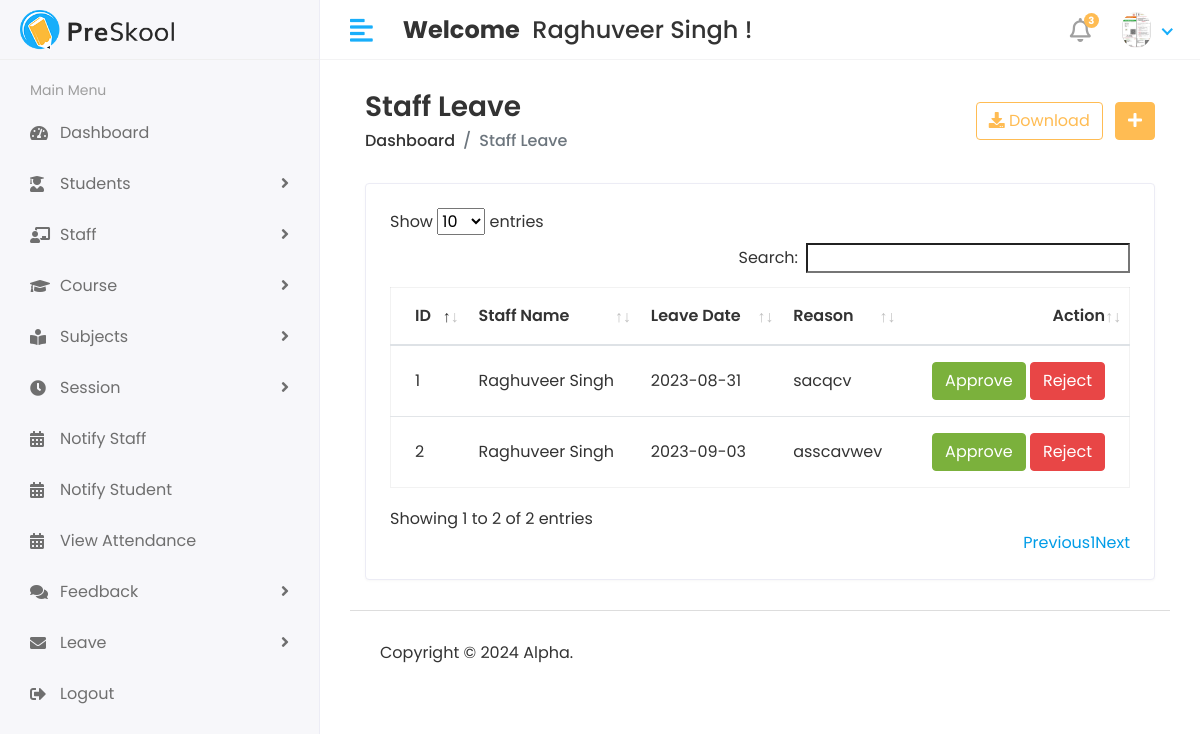
The page /Hod/Staff/Leave_view (signed in) on the database as committed earlier.
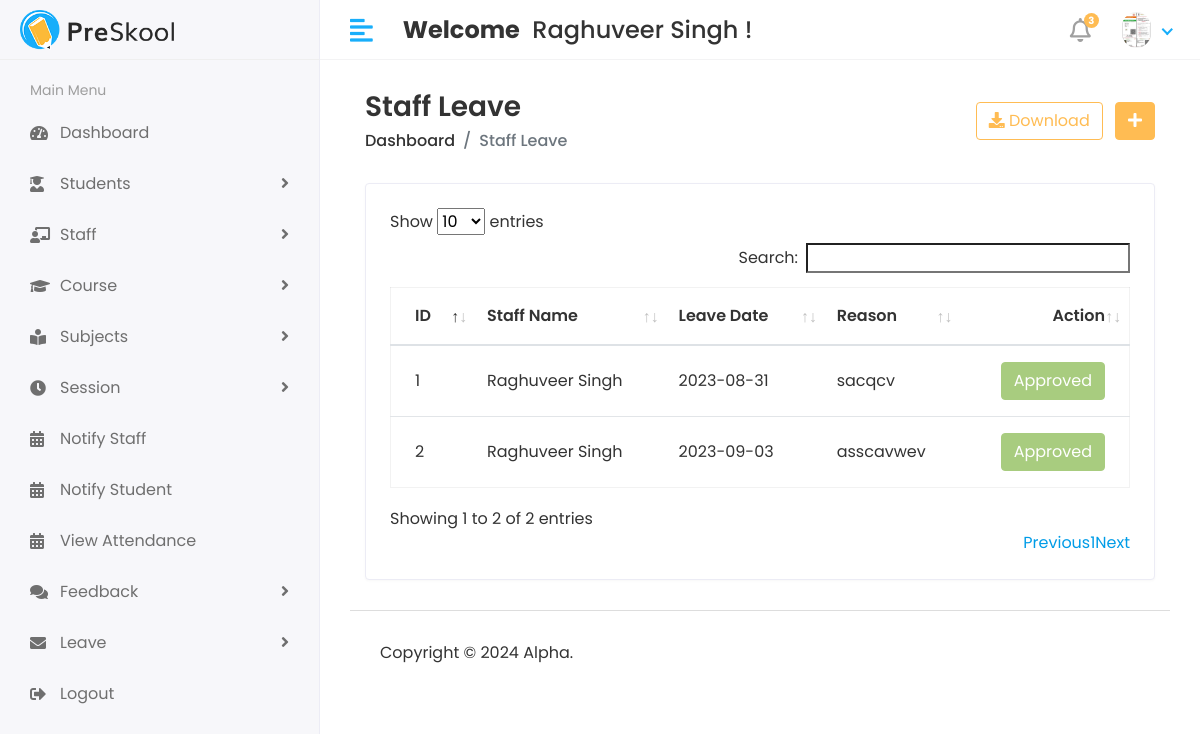
The same page on the database as committed later.
### cmsapp/models.py (models this page shows, shortened)
class Staff_Leave(models.Model):
    staff_id = models.ForeignKey(Staff, on_delete=models.CASCADE)
    date = models.CharField(max_length=100)
    message = models.TextField()
    status = models.IntegerField(default=0)
    created_at = models.DateTimeField(auto_now_add=True)
    updated_at = models.DateTimeField(auto_now_add=True)

class Staff(models.Model):
    admin = models.OneToOneField(CustomUser, on_delete=models.CASCADE)
    address = models.TextField()
    gender = models.CharField(max_length=100)
    created_at = models.DateTimeField(auto_now_add=True)
    updated_at = models.DateTimeField(auto_now=True)

class CustomUser(AbstractUser):
    USER = (
        (1, 'HOD'),
        (2, 'Staff'),
        (3, 'Student'),
    )
    user_type = models.CharField(choices=USER, max_length=50, default=1)
    profile_pic = models.ImageField(upload_to='media/profile_pic')

### college_management_system/HOD_views.py (the view)
# urls.py: path('Hod/Staff/Leave_view',HOD_views.Staff_Leave_view,name='staff_leave_view'),
@login_required(login_url='/')
def Staff_Leave_view(request):
    staff_leave  = Staff_Leave.objects.all()
    context = {
        'staff_leave':staff_leave,
    }
    return render(request, 'HOD/staff_leave.html',context)

### templates/HOD/staff_leave.html (shortened to what this page needs)
{% extends 'base.html' %}
{% block content %}
<div class="content container-fluid">
               <div class="page-header">
                  <div class="row align-items-center">
                     <div class="col">
                        <h3 class="page-title">Staff Leave</h3>
                        <ul class="breadcrumb">
                           <li class="breadcrumb-item"><a href="index.html">Dashboard</a></li>
                           <li class="breadcrumb-item active">Staff Leave</li>
                        </ul>
                     </div>
                     <div class="col-auto text-right float-right ml-auto">
                        <a href="#" class="btn btn-outline-primary mr-2"><i class="fas fa-download"></i> Download</a>
                        <a href="add-student.html" class="btn btn-primary"><i class="fas fa-plus"></i></a>
                     </div>
                  </div>
               </div>
               <div class="row">
                  <div class="col-sm-12">
                     <div class="card card-table">
                        <div class="card-body">
                           <div class="table-responsive">
                              <table id="table_id" class="table table-hover table-center mb-0 ">
                                 <thead>
                                    <tr>
                                       <th>ID</th>
                                       <th>Staff Name</th>
                                       <th>Leave Date</th>
                                       <th>Reason</th>
                                       <th class="text-right">Action</th>
                                    </tr>
                                 </thead>
                                 <tbody>
                                 {% for i in staff_leave %}
                                    <tr>
                                       <td>{{i.id}}</td>
                                       <td>{{i.staff_id.admin.first_name}}&nbsp;{{i.staff_id.admin.last_name}}</td>
                                       <td>{{i.date}}</td>
                                       <td>{{i.message}}</td>
                                       <td class="text-right">
                                          <div class="actions">
                                             {% if i.status == 0 %}
                                             <a href="{% url 'staff_approve_leave' i.id %}" class="btn btn-success">Approve</a>
                                             <a href="{% url 'staff_reject_leave' i.id %}" class="btn btn-danger">Reject</a>
                                             {% elif i.status == 1 %}
                                             <button class="btn btn-success" disabled="disabled">Approved</button>
                                             {% else %}
                                             <button class="btn btn-warning" disabled="disabled">Rejected</button>
                                             {% endif %}
                                          </div>
                                       </td>
                                    </tr>
                                    {% endfor %}
                                 </tbody>
                              </table>
                           </div>
                        </div>
                     </div>
                  </div>
               </div>
            </div>
{% endblock %}

Rows that differ between the two databases and show on the page:
changed Staff_Leave "sacqcv": status "Approve Reject" → "Approved"
changed Staff_Leave "asscavwev": status "Approve Reject" → "Approved"
